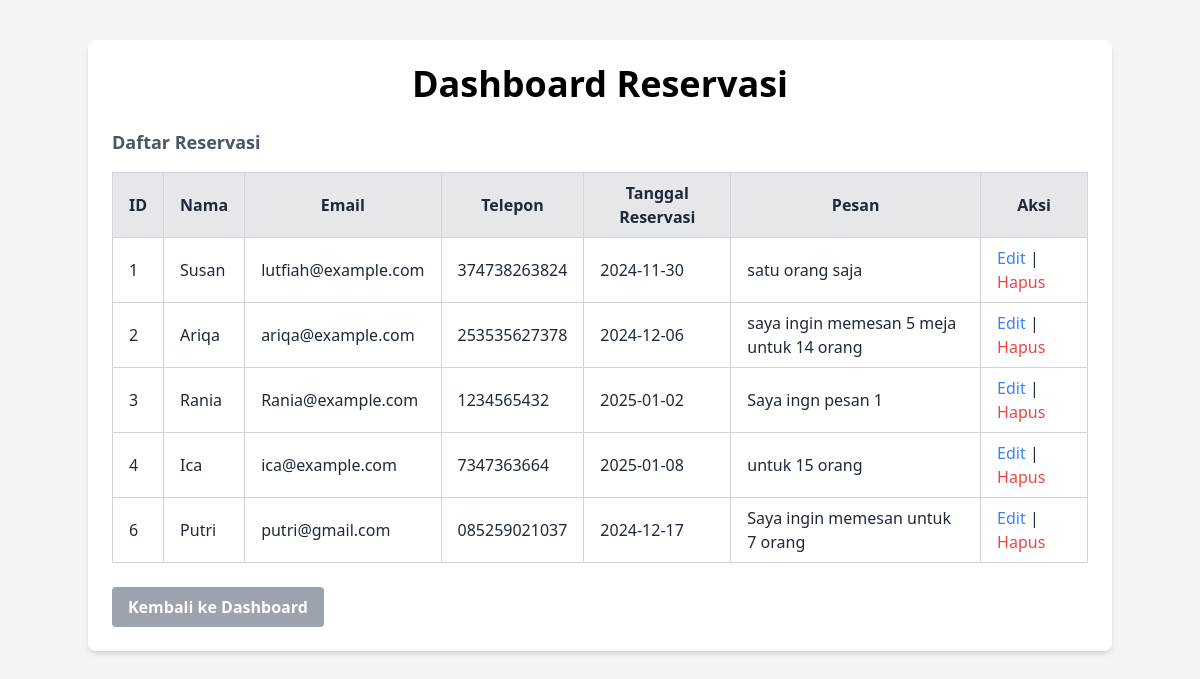
/reservasi.php (signed in), run on the app's committed database.
### tables this page shows
CREATE TABLE `reservations` (
  `id` int(11) NOT NULL,
  `name` varchar(255) NOT NULL,
  `email` varchar(255) NOT NULL,
  `phone` varchar(20) NOT NULL,
  `date` date NOT NULL,
  `message` text DEFAULT NULL,
  `created_at` timestamp NOT NULL DEFAULT current_timestamp()
);

### reservasi.php (the view, shortened to what this page needs)
<?php
include 'db.php';
$reservations = mysqli_query($conn, "SELECT * FROM reservations");
?>
<!DOCTYPE html>
<html lang="id">
<head>
    <script src="https://cdn.tailwindcss.com"></script>
</head>
<body class="bg-gray-100 text-gray-800 font-sans">
    <div class="container mx-auto mt-10">
        <div class="bg-white shadow-md rounded-lg p-6">
            <h1 class="text-4xl font-bold text-black mb-6 text-center">Dashboard Reservasi</h1>
            <h2 class="text-lg font-semibold text-gray-600 mb-4">Daftar Reservasi</h2>
            <table class="table-auto w-full border-collapse border border-gray-300">
                <thead>
                    <tr class="bg-gray-200">
                        <th class="border border-gray-300 px-4 py-2">ID</th>
                        <th class="border border-gray-300 px-4 py-2">Nama</th>
                        <th class="border border-gray-300 px-4 py-2">Email</th>
                        <th class="border border-gray-300 px-4 py-2">Telepon</th>
                        <th class="border border-gray-300 px-4 py-2">Tanggal Reservasi</th>
                        <th class="border border-gray-300 px-4 py-2">Pesan</th>
                        <th class="border border-gray-300 px-4 py-2">Aksi</th>
                    </tr>
                </thead>
                <tbody>
                    <?php if ($reservations && mysqli_num_rows($reservations) > 0): ?>
                        <?php while ($row = mysqli_fetch_assoc($reservations)): ?>
                        <tr class="hover:bg-gray-100">
                            <td class="border border-gray-300 px-4 py-2"><?php echo $row['id']; ?></td>
                            <td class="border border-gray-300 px-4 py-2"><?php echo $row['name']; ?></td>
                            <td class="border border-gray-300 px-4 py-2"><?php echo $row['email']; ?></td>
                            <td class="border border-gray-300 px-4 py-2"><?php echo $row['phone']; ?></td>
                            <td class="border border-gray-300 px-4 py-2"><?php echo $row['date']; ?></td>
                            <td class="border border-gray-300 px-4 py-2"><?php echo $row['message']; ?></td>
                            <td class="border border-gray-300 px-4 py-2">
                            <a href="edit_reservation.php?id=<?php echo $row['id']; ?>"
                                class="text-blue-500 hover:underline">Edit</a>
                                |
                            <a href="proses_del.php?type=reservation&id=<?php echo $row['id']; ?>"
                                class="text-red-500 hover:underline">Hapus</a>
                            </td>
                        </tr>
                        <?php endwhile; ?>
                    <?php endif; ?>
                </tbody>
            </table>
            <div class="mt-6 flex justify-between">
            <a href="dashboard.html" class="bg-gray-400 hover:bg-gray-600 text-white font-bold py-2 px-4 rounded">Kembali ke Dashboard</a>
            </div>
        </div>
    </div>
</body>
</html>

### data on the page
reservations: id "1", name "Susan", email "lutfiah@example.com", phone "374738263824", date "2024-11-30", message "satu orang saja"
reservations: id "2", name "Ariqa", email "ariqa@example.com", phone "253535627378", date "2024-12-06", message "saya ingin memesan 5 meja untuk 14 orang"
reservations: id "3", name "Rania", email "Rania@example.com", phone "1234565432", date "2025-01-02", message "Saya ingn pesan 1"
reservations: id "4", name "Ica", email "ica@example.com", phone "7347363664", date "2025-01-08", message "untuk 15 orang"
reservations: id "6", name "Putri", email "putri@gmail.com", phone "085259021037", date "2024-12-17", message "Saya ingin memesan untuk 7 orang"
